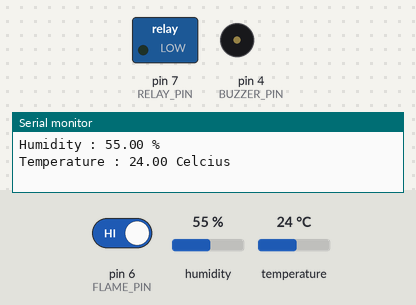
Bench run of a sketch on a simulated Arduino Uno, built with avr-gcc and run on an emulated ATmega328P. On the bench: switched loads named in the sketch (green lamp = pin HIGH), buzzer (waves = sounding, pin HIGH), the last lines printed to the serial monitor. The inputs (shaded band) are chosen by the test bench; at power-on: pin 6 (FLAME_PIN) HIGH, humidity 55 %, temperature 24 °C.

Above: at 0.1 s.
At 2.1 s:
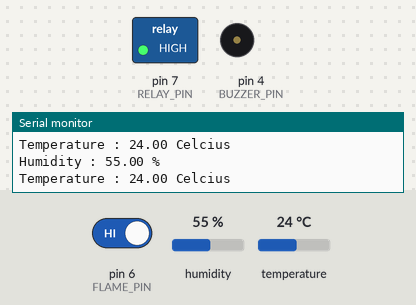
Timing chart, 0 to 3.6 s (numbered marks = the images above):
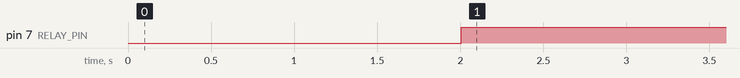

Measured:
- by itself, pin 7 (RELAY_PIN): LOW → HIGH at 2.0 s

The sketch:

program.ino
```cpp
#include <DHT.h>

#define FLAME_PIN 6
#define BUZZER_PIN 4
#define RELAY_PIN 7 //waterpump
#define DHTPIN 5
#define DHTTYPE DHT22
#define SPRINKLER_START_DELAY 5000  //5 seconds
#define SPRINKLER_ON_TIME 3000      //3 seconds Sprinkler on time

DHT dht(DHTPIN, DHTTYPE);

unsigned long previousTime = millis();

//Variables
float hum; //Stores humidity value
float temp; //Stores temperature value

void setup()
{
  Serial.begin(9600);
  pinMode(RELAY_PIN, OUTPUT);
  pinMode(FLAME_PIN, INPUT);
  pinMode(BUZZER_PIN, OUTPUT);
  dht.begin();
}

void loop()
{
  //Read data and store it to variable humidity and temperature
  hum = dht.readHumidity();
  temp = dht.readTemperature();
  //Print temp and hum values to serial monitor
  Serial.print("Humidity : ");
  Serial.print(hum);
  Serial.println(" %");
  Serial.print("Temperature : ");
  Serial.print(temp);
  Serial.println(" Celcius");
  delay(2000);

  //If there is fire then the sensor value will be LOW else the value will be HIGH
  int sensorValue = digitalRead(FLAME_PIN);

  //There is fire
  if (sensorValue == LOW)
  {
    analogWrite(BUZZER_PIN, 50);                          //Turn on buzzer

    if (millis() - previousTime > SPRINKLER_START_DELAY)  //We will wait for few seconds before sprinkler can be started once fire is detected.
    {
      digitalWrite(RELAY_PIN, LOW);                       //Relay is low level triggered relay so we need to write LOW to switch on the light
      delay(SPRINKLER_ON_TIME);                           //Keep sprinkler on for sometime.
    }
  }
  else
  {
    analogWrite(BUZZER_PIN, 0);
    digitalWrite(RELAY_PIN, HIGH);
    previousTime = millis();
  }


}
```
